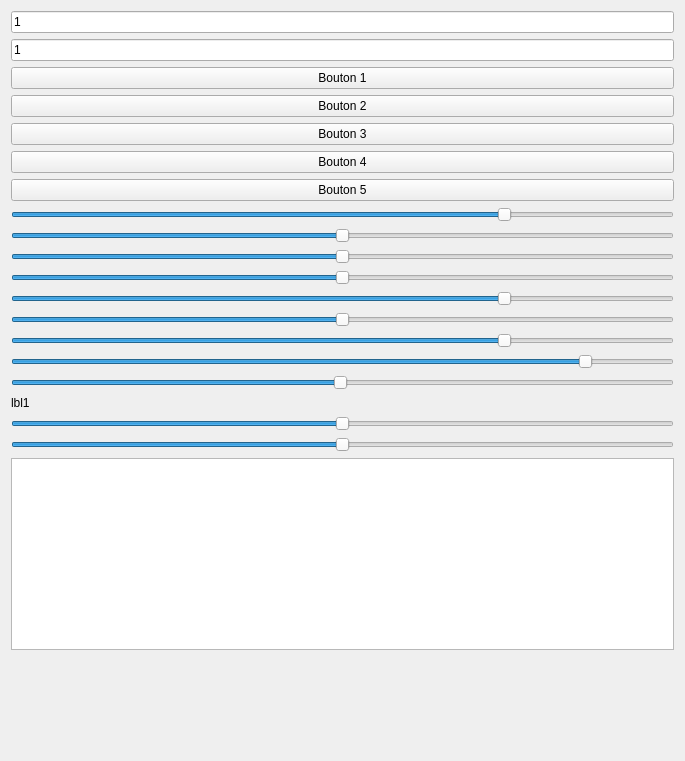
<?xml version="1.0" encoding="UTF-8"?>
<ui version="4.0">
 <class>fenetre</class>
 <widget class="QWidget" name="fenetre">
  <property name="geometry">
   <rect>
    <x>0</x>
    <y>0</y>
    <width>685</width>
    <height>761</height>
   </rect>
  </property>
  <property name="windowTitle">
   <string>Form</string>
  </property>
  <layout class="QHBoxLayout" name="horizontalLayout">
   <item>
    <layout class="QVBoxLayout" name="verticalLayout_2">
     <item>
      <widget class="QLineEdit" name="valeur">
       <property name="text">
        <string>1</string>
       </property>
      </widget>
     </item>
     <item>
      <widget class="QLineEdit" name="valeur2">
       <property name="text">
        <string>1</string>
       </property>
      </widget>
     </item>
     <item>
      <widget class="QPushButton" name="b1">
       <property name="text">
        <string>Bouton 1</string>
       </property>
      </widget>
     </item>
     <item>
      <widget class="QPushButton" name="b2">
       <property name="text">
        <string>Bouton 2</string>
       </property>
      </widget>
     </item>
     <item>
      <widget class="QPushButton" name="b3">
       <property name="text">
        <string>Bouton 3</string>
       </property>
      </widget>
     </item>
     <item>
      <widget class="QPushButton" name="b4">
       <property name="text">
        <string>Bouton 4</string>
       </property>
      </widget>
     </item>
     <item>
      <widget class="QPushButton" name="b5">
       <property name="text">
        <string>Bouton 5</string>
       </property>
      </widget>
     </item>
     <item>
      <widget class="QSlider" name="slider1">
       <property name="minimum">
        <number>-200</number>
       </property>
       <property name="maximum">
        <number>200</number>
       </property>
       <property name="value">
        <number>100</number>
       </property>
       <property name="orientation">
        <enum>Qt::Horizontal</enum>
       </property>
      </widget>
     </item>
     <item>
      <widget class="QSlider" name="slider2">
       <property name="minimum">
        <number>-200</number>
       </property>
       <property name="maximum">
        <number>200</number>
       </property>
       <property name="orientation">
        <enum>Qt::Horizontal</enum>
       </property>
      </widget>
     </item>
     <item>
      <widget class="QSlider" name="slider3">
       <property name="minimum">
        <number>-200</number>
       </property>
       <property name="maximum">
        <number>200</number>
       </property>
       <property name="orientation">
        <enum>Qt::Horizontal</enum>
       </property>
      </widget>
     </item>
     <item>
      <widget class="QSlider" name="slider4">
       <property name="minimum">
        <number>-200</number>
       </property>
       <property name="maximum">
        <number>200</number>
       </property>
       <property name="value">
        <number>0</number>
       </property>
       <property name="orientation">
        <enum>Qt::Horizontal</enum>
       </property>
      </widget>
     </item>
     <item>
      <widget class="QSlider" name="slider5">
       <property name="minimum">
        <number>-200</number>
       </property>
       <property name="maximum">
        <number>200</number>
       </property>
       <property name="value">
        <number>100</number>
       </property>
       <property name="orientation">
        <enum>Qt::Horizontal</enum>
       </property>
      </widget>
     </item>
     <item>
      <widget class="QSlider" name="slider6">
       <property name="minimum">
        <number>-200</number>
       </property>
       <property name="maximum">
        <number>200</number>
       </property>
       <property name="value">
        <number>0</number>
       </property>
       <property name="orientation">
        <enum>Qt::Horizontal</enum>
       </property>
      </widget>
     </item>
     <item>
      <widget class="QSlider" name="slider7">
       <property name="minimum">
        <number>-200</number>
       </property>
       <property name="maximum">
        <number>200</number>
       </property>
       <property name="value">
        <number>100</number>
       </property>
       <property name="orientation">
        <enum>Qt::Horizontal</enum>
       </property>
      </widget>
     </item>
     <item>
      <widget class="QSlider" name="slider8">
       <property name="minimum">
        <number>-200</number>
       </property>
       <property name="maximum">
        <number>200</number>
       </property>
       <property name="value">
        <number>150</number>
       </property>
       <property name="orientation">
        <enum>Qt::Horizontal</enum>
       </property>
      </widget>
     </item>
     <item>
      <widget class="QSlider" name="slider9">
       <property name="minimum">
        <number>1</number>
       </property>
       <property name="maximum">
        <number>200</number>
       </property>
       <property name="value">
        <number>100</number>
       </property>
       <property name="orientation">
        <enum>Qt::Horizontal</enum>
       </property>
      </widget>
     </item>
     <item>
      <widget class="QLabel" name="lbl1">
       <property name="text">
        <string>lbl1</string>
       </property>
      </widget>
     </item>
     <item>
      <widget class="QSlider" name="slider10">
       <property name="minimum">
        <number>-200</number>
       </property>
       <property name="maximum">
        <number>200</number>
       </property>
       <property name="value">
        <number>0</number>
       </property>
       <property name="orientation">
        <enum>Qt::Horizontal</enum>
       </property>
      </widget>
     </item>
     <item>
      <widget class="QSlider" name="slider11">
       <property name="minimum">
        <number>-200</number>
       </property>
       <property name="maximum">
        <number>200</number>
       </property>
       <property name="value">
        <number>0</number>
       </property>
       <property name="orientation">
        <enum>Qt::Horizontal</enum>
       </property>
      </widget>
     </item>
     <item>
      <widget class="QGraphicsView" name="graphicsView1"/>
     </item>
     <item>
      <spacer name="verticalSpacer">
       <property name="orientation">
        <enum>Qt::Vertical</enum>
       </property>
       <property name="sizeHint" stdset="0">
        <size>
         <width>20</width>
         <height>40</height>
        </size>
       </property>
      </spacer>
     </item>
    </layout>
   </item>
  </layout>
 </widget>
 <resources/>
 <connections/>
</ui>
